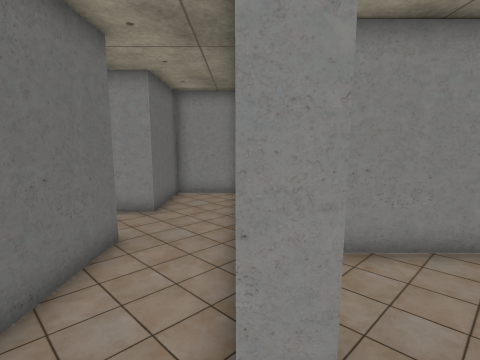
[1] (above)

20 first-person views from a walk through a 3-D level made in the Unity game engine. The camera is 1.2 m above the floor, tilts 8° down and sees 85° across. The floor is counted in squares, 0.5 m on a side. Each view is taken from the middle of a square. On the plan, view 1 faces up. The plan holds only what a view shows up to about 18 squares ahead; the rest is blank. The place goes on beyond the plan. The player is left out. Some surface patterns are stand-ins.

[2]
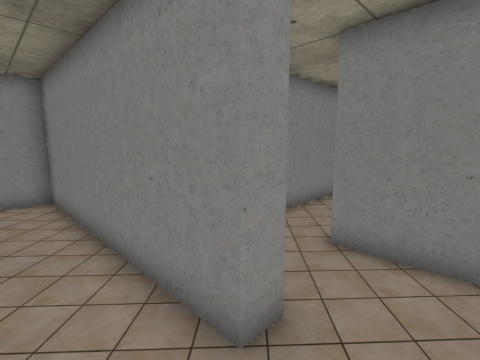

[3]
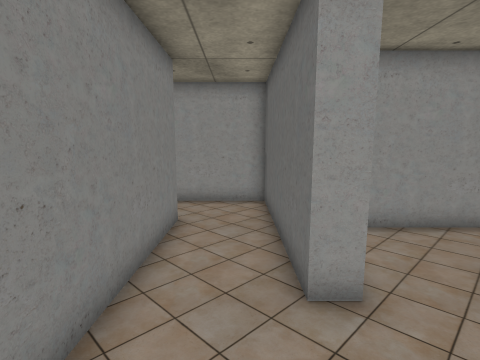

[4]
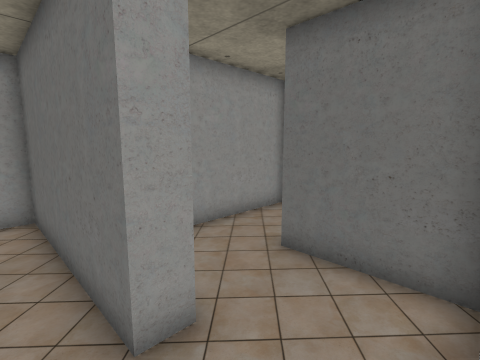

[5]
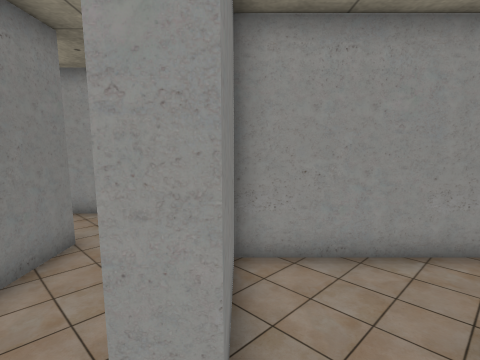

[6]
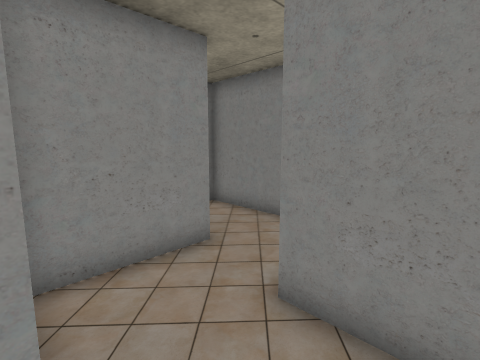

[7]
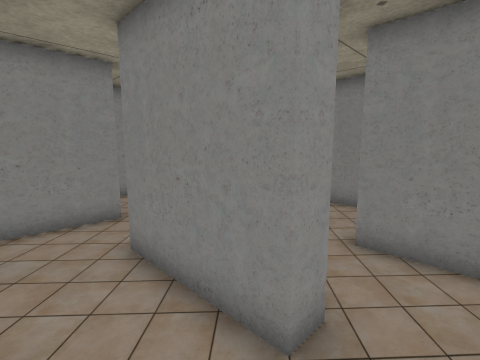

[8]
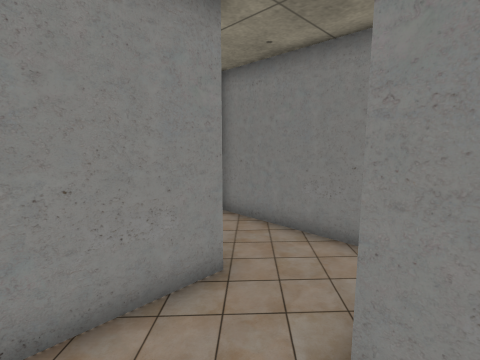

[9]
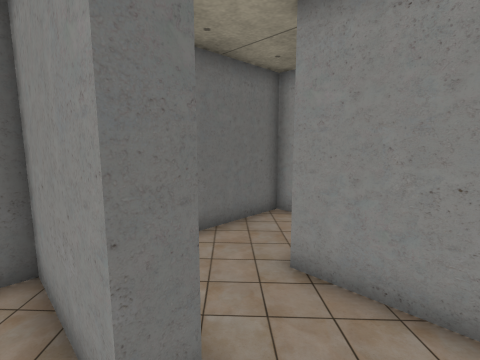

[10]
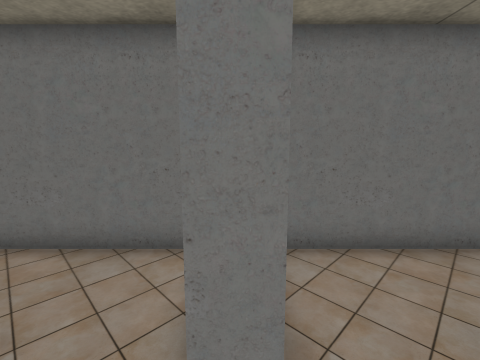

[11]
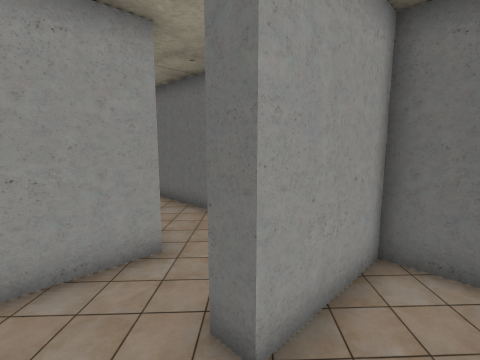

[12]
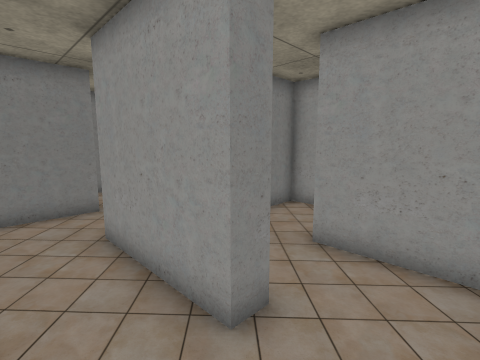

[13]
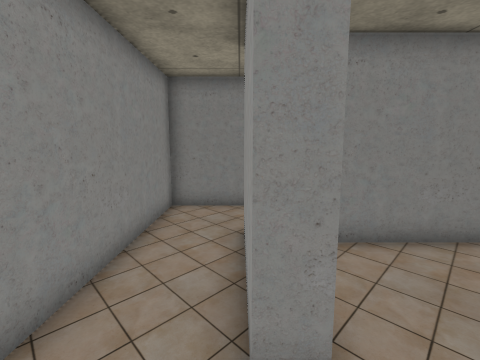

[14]
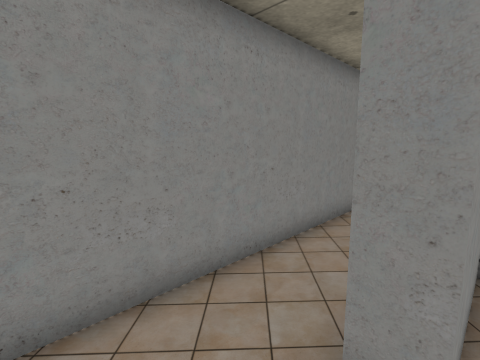

[15]
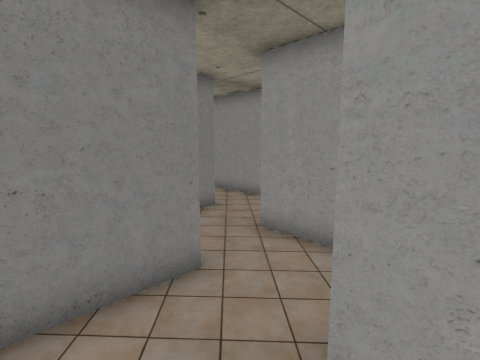

[16]
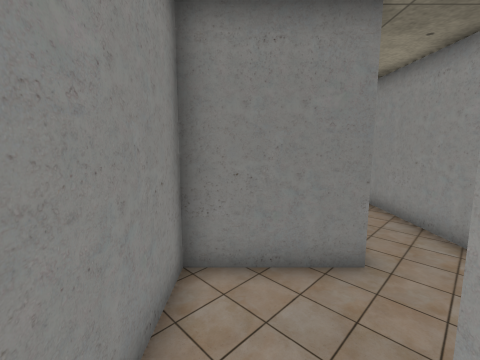

[17]
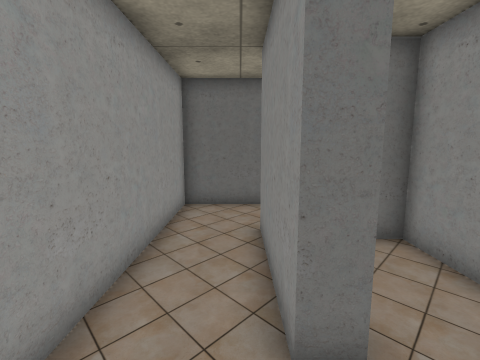

[18]
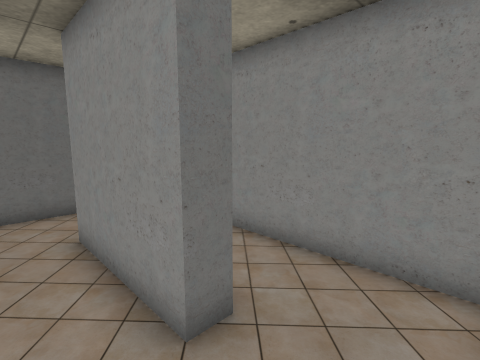

[19]
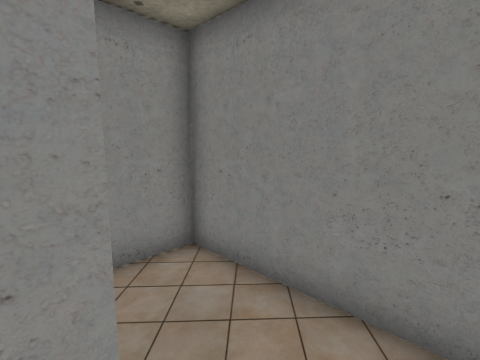

[20]
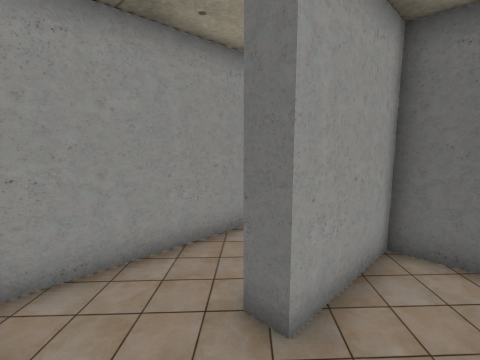

### Floor plan
Points are (right, up) in squares from view 1. A wall is a line through its corners. A room is listed if a view was taken in it or the views show most of it. See-through windows are left out.
Room 1 (view 1)
walls: (0.9, 2) (0, 2); (3.8, 0) (3.8, 2.8); (-0.5, -0.8) (1.9, -0.8)
ways out: opening at (0.5, 0.5) to room 2; opening at (2.5, 2.5)
Room 2 (views 2, 3, 4, 5)
walls: (-3.9, 6.3) (-3, 6.3) (-3, -0.8) (-0.5, -0.8); (0, 2) (0, 12.6) (-3, 12.6) (-3, 9) (-4.4, 9)
ways out: opening at (0.5, 0.5) to room 1; opening at (-3.5, 7.5) to room 12
Room 3 (view 6)
walls: (-6.9, 6.5) (-6.9, 5.5) (-7.7, 5.5); (-8.6, 2.7) (-3.9, 2.7) (-3.9, 6.3)
ways out: opening at (-7.5, 4.5) to room 4; opening at (-5.5, 6) to room 12
Room 4 (views 7, 8, 9, 10)
walls: (-6.9, 13.4) (-6.9, 12.6) (-10.7, 12.6) (-10.7, 4); (-7.7, 5.5) (-7.7, 9.8) (-3.9, 9.8) (-3.9, 13.4); (-10.8, 2.7) (-8.6, 2.7)
ways out: opening at (-7.5, 4.5) to room 3; opening at (-5.5, 13) to room 5
Room 5 (view 11)
walls: (-8.6, 13.4) (-6.9, 13.4); (-3.9, 13.4) (-3.9, 16.1) (-7.7, 16.1)
ways out: opening at (-5.5, 13) to room 4; opening at (-7.5, 14.5) to room 7
Room 6 (views 12, 15)
walls: (-7.7, 16.9) (-3, 16.9); (0, 17.6) (0, 19.6) (-10.7, 19.6) (-10.7, 17.6)
ways out: opening at (-9.5, 16.5) to room 7; opening at (-1.5, 16.5) to room 8
Room 7 (views 13, 14)
walls: (-10.7, 17.6) (-10.7, 13.4) (-8.6, 13.4); (-7.7, 16.1) (-7.7, 16.9)
ways out: opening at (-7.5, 14.5) to room 5; opening at (-9.5, 16.5) to room 6
Room 8 (view 16)
walls: (0, 16.1) (0, 17.6); (-1.5, 13.4) (-0.6, 13.4)
ways out: opening at (-1.5, 16.5) to room 6; opening at (0.5, 14.5) to room 11
Room 9 (views 17, 18, 19)
walls: (8.5, 13.4) (8.5, 12.6) (3.8, 12.6) (3.8, 13.5); (11.5, 10.9) (11.5, 13.4); (0.8, 13.4) (0.8, 9.8) (11, 9.8)
ways out: opening at (10, 13) to room 10; opening at (2.5, 13) to room 11
Room 10 (view 20)
walls: (11.5, 13.4) (11.5, 16.1) (4.7, 16.1) (4.7, 13.4) (8.5, 13.4)
ways out: opening at (10, 13) to room 9
Room 11 (no view inside)
walls: (-0.6, 13.4) (0.8, 13.4); (3.8, 13.5) (3.8, 16.1) (0, 16.1)
ways out: opening at (0.5, 14.5) to room 8; opening at (2.5, 13) to room 9
Room 12 (no view inside)
walls: (-6.9, 9) (-6.9, 6.5); (-4.4, 9) (-6.6, 9)
ways out: opening at (-3.5, 7.5) to room 2; opening at (-5.5, 6) to room 3

Positions as (right, up) in squares from view 1, and headings:
1: (0, 0), facing up
2: (-2, 0), facing up-right
3: (-2, 10), facing down
4: (-2, 9), facing down-left
5: (-4, 8), facing down
6: (-7, 4), facing up-right
7: (-10, 4), facing up-right
8: (-10, 9), facing up-right
9: (-5, 12), facing up-left
10: (-5, 13), facing left
11: (-5, 15), facing down-left
12: (-10, 19), facing down-right
13: (-10, 17), facing right
14: (-10, 16), facing up-right
15: (-4, 19), facing down-right
16: (-1, 15), facing right
17: (11, 12), facing left
18: (11, 11), facing up-left
19: (8, 11), facing up-right
20: (11, 15), facing down-left
